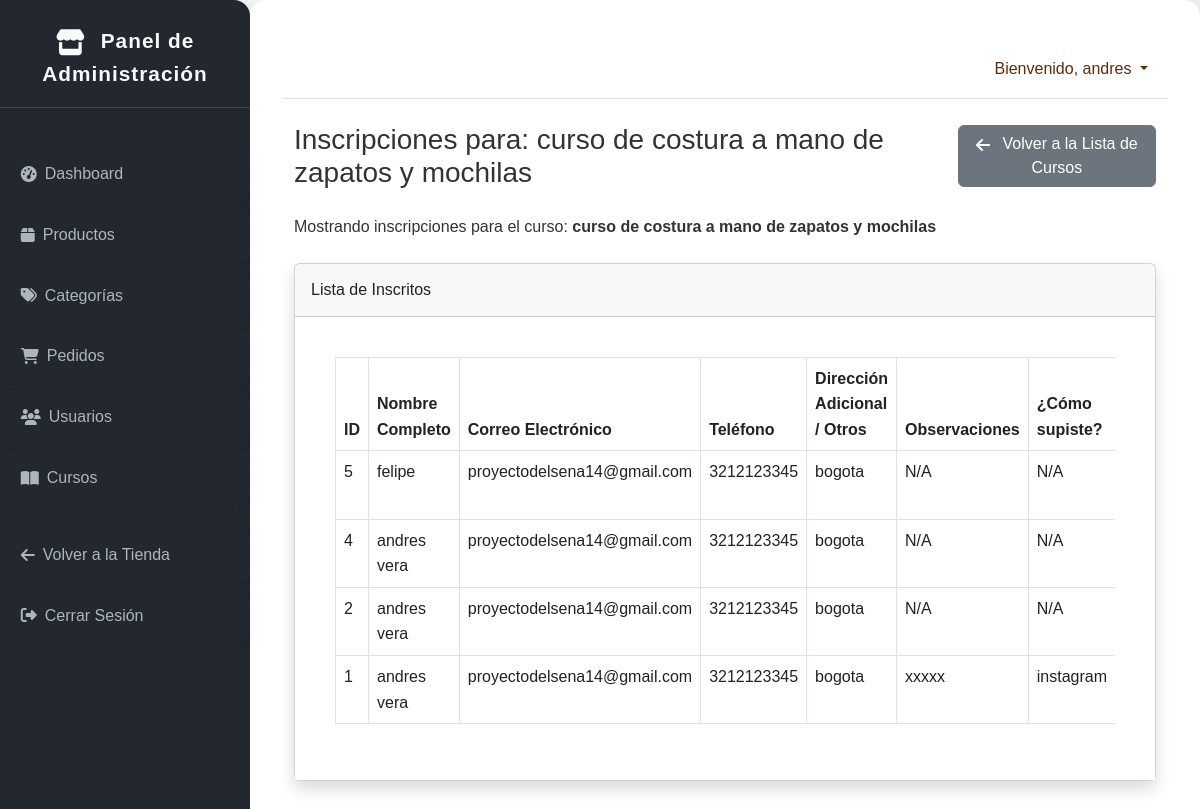
The page /dashboard/cursos/1/inscripciones/ (signed in) on the database its author committed.
### servicios/models.py (models this page shows, shortened)
class Servicio(models.Model):
    nombre = models.CharField(max_length=200)
    slug = models.SlugField(max_length=200, unique=True, help_text="URL amigable (ej: taller-tejido-basico)")
    descripcion_corta = models.TextField(blank=True, help_text="Breve resumen del servicio")
    descripcion_larga = models.TextField()
    precio_referencia = models.DecimalField(max_digits=10, decimal_places=2, blank=True, null=True, help_text="Precio estimado o desde")
    imagen = models.ImageField(upload_to='servicios/', blank=True, null=True)
    disponible = models.BooleanField(default=True)
    creado = models.DateTimeField(auto_now_add=True)
    actualizado = models.DateTimeField(auto_now=True)
    class Meta:
        verbose_name_plural = "Servicios" # Podríamos cambiarlo a "Cursos" si quieres renombrar el modelo Servicio
        ordering = ['nombre']

class InscripcionCurso(models.Model):
    curso = models.ForeignKey(Servicio, on_delete=models.CASCADE, related_name='inscripciones')
    nombre_completo = models.CharField(max_length=150)
    correo_electronico = models.EmailField()
    telefono = models.CharField(max_length=20, blank=True, null=True)
    direccion_adicional = models.TextField(blank=True, help_text="Dirección, ciudad, o cualquier otro detalle de contacto.")
    observaciones = models.TextField(blank=True, help_text="Observaciones o preguntas adicionales del inscrito.")
    como_supo_del_curso = models.CharField(max_length=100, blank=True, help_text="¿De dónde supiste del curso?")
    fecha_inscripcion = models.DateTimeField(auto_now_add=True) # Fecha y hora de la inscripción
    class Meta:
        verbose_name_plural = "Inscripciones a Cursos" # Nombre que aparecerá en el admin
        ordering = ['-fecha_inscripcion'] # Ordena las inscripciones por fecha, las más recientes primero

### core/views.py (the view)
# urls.py: path('dashboard/cursos/<int:pk>/inscripciones/', views.inscripciones_curso_admin, name='inscripciones_curso_admin'),
@admin_required(login_url='core:login')
def inscripciones_curso_admin(request, pk):
    curso = get_object_or_404(Servicio, pk=pk)
    inscripciones = InscripcionCurso.objects.filter(curso=curso).order_by('-fecha_inscripcion')
    context = {
        'curso': curso,
        'inscripciones': inscripciones,
        'titulo_pagina': f'Inscripciones para: {curso.nombre}',
    }
    return render(request, 'core/dashboard_inscripciones_curso.html', context) # Ruta de plantilla en core

### core/context_processors.py (called while the page is built)
def cart_item_count(request):
    cart = request.session.get('cart', {})
    total_items = sum(item_data.get('cantidad', 0) for item_data in cart.values())
    return {'cart_item_count': total_items}

### core/views.py (called while the page is built)
def is_admin_user(user):
    if user.is_authenticated:
        return user.is_staff or user.is_superuser or user.groups.filter(name='Administradores').exists()
    return False

### core/templates/core/dashboard_inscripciones_curso.html (shortened to what this page needs)
{% extends 'core/dashboard_base.html' %}
{% block dashboard_content %}
<div class="d-flex justify-content-between align-items-center mb-4">
    <h1 class="h3 mb-0 text-gray-800">{{ titulo_pagina }}</h1>
    <a href="{% url 'core:curso_lista_admin' %}" class="btn btn-secondary">
        <i class="fas fa-arrow-left me-2"></i> Volver a la Lista de Cursos
    </a>
</div>
<p class="mb-4">Mostrando inscripciones para el curso: <strong>{{ curso.nombre }}</strong></p>
{% if inscripciones %}
<div class="card shadow mb-4">
    <div class="card-header py-3">
        <h6 class="m-0 font-weight-bold text-primary">Lista de Inscritos</h6>
    </div>
    <div class="card-body">
        <div class="table-responsive">
            <table class="table table-bordered" id="dataTable" width="100%" cellspacing="0">
                <thead>
                    <tr>
                        <th>ID</th>
                        <th>Nombre Completo</th>
                        <th>Correo Electrónico</th>
                        <th>Teléfono</th>
                        <th>Dirección Adicional / Otros</th>
                        <th>Observaciones</th>
                        <th>¿Cómo supiste?</th>
                    </tr>
                </thead>
                <tbody>
                    {% for inscripcion in inscripciones %}
                    <tr>
                        <td>{{ inscripcion.id }}</td>
                        <td>{{ inscripcion.nombre_completo }}</td>
                        <td>{{ inscripcion.correo_electronico }}</td>
                        <td>{{ inscripcion.telefono|default:"N/A" }}</td>
                        <td>{{ inscripcion.direccion_adicional|default:"N/A" }}</td>
                        <td>{{ inscripcion.observaciones|default:"N/A" }}</td>
                        <td>{{ inscripcion.como_supo_del_curso|default:"N/A" }}</td>
                    </tr>
                    {% endfor %}
                </tbody>
            </table>
        </div>
    </div>
</div>
{% else %}
<div class="alert alert-info" role="alert">
    No hay inscripciones para este curso aún.
</div>
{% endif %}
{% endblock %}

### core/templates/core/dashboard_base.html (shortened to what this page needs)
<!DOCTYPE html>
{% load static %}
<html lang="es">
<head>
    <link href="https://cdn.jsdelivr.net/npm/bootstrap@5.3.3/dist/css/bootstrap.min.css" rel="stylesheet" xintegrity="sha384-QWTKZyjpPEjISv5WaRU9OFeRpok6YctnYmDr5pNlyT2bRjXh0JMhjY6hW+ALEwIH">
    <link rel="stylesheet" href="https://cdnjs.cloudflare.com/ajax/libs/font-awesome/6.4.0/css/all.min.css">
    <link rel="stylesheet" href="{% static 'css/style.css' %}">
</head>
<body class="dashboard-body">
        <div id="wrapper" class="dashboard-main">
            <aside id="sidebar-wrapper">
                <div class="sidebar-heading">
                    <i class="fas fa-store fa-lg me-2"></i> Panel de Administración
                </div>
                <nav class="list-group list-group-flush">
                    <a href="{% url 'core:dashboard_home' %}" class="list-group-item list-group-item-action "><i class="fas fa-tachometer-alt me-2"></i> Dashboard</a>
                    <a href="{% url 'core:producto_lista_admin' %}" class="list-group-item list-group-item-action "><i class="fas fa-box me-2"></i> Productos</a>
                    <a href="{% url 'core:categoria_lista_admin' %}" class="list-group-item list-group-item-action "><i class="fas fa-tags me-2"></i> Categorías</a>
                    <a href="{% url 'core:pedido_lista_admin' %}" class="list-group-item list-group-item-action "><i class="fas fa-shopping-cart me-2"></i> Pedidos</a>
                    <a href="{% url 'core:usuario_lista_admin' %}" class="list-group-item list-group-item-action "><i class="fas fa-users me-2"></i> Usuarios</a>
                    <a href="{% url 'core:curso_lista_admin' %}" class="list-group-item list-group-item-action "><i class="fas fa-book-open me-2"></i> Cursos</a>
                    <a href="{% url 'core:home' %}" class="list-group-item list-group-item-action mt-3"><i class="fas fa-arrow-left me-2"></i> Volver a la Tienda</a>
                    <a href="{% url 'core:logout' %}" class="list-group-item list-group-item-action text-danger"><i class="fas fa-sign-out-alt me-2"></i> Cerrar Sesión</a>
                </nav>
            </aside>
            <main id="page-content-wrapper">
                <nav class="navbar navbar-expand-lg navbar-light navbar-admin border-bottom">
                    <div class="container-fluid">
                        <div class="collapse navbar-collapse" id="navbarSupportedContent">
                            <ul class="navbar-nav ms-auto mt-2 mt-lg-0">
                                <li class="nav-item dropdown">
                                    <a class="nav-link dropdown-toggle" href="#" id="navbarDropdown" role="button" data-bs-toggle="dropdown" aria-haspopup="true" aria-expanded="false">
                                        Bienvenido, {{ request.user.username }}
                                    </a>
                                </li>
                            </ul>
                        </div>
                    </div>
                </nav>
                <section class="container-fluid mt-4">
                    {% block dashboard_content %}
                    {% endblock %}
                </section>
            </main>
        </div>
</body>
</html>

### core/static/css/style.css (style rules this page uses)
.dashboard-body .card, .dashboard-body .card * { color: #222 !important; }
body.dashboard-body .dashboard-main { display: flex; min-height: 100vh; flex-direction: row; background: linear-gradient(120deg, #f8fafc 0%, #e9ecef 100%); }
body.dashboard-body #sidebar-wrapper { min-width: 250px; max-width: 250px; height: 100vh; flex-shrink: 0; background: #23272f !important; color: #fff !important; box-shadow: 2px 0 16px rgba(0,0,0,0.10); border-radius: 0 18px 18px 0; padding-top: 2rem; display: flex; flex-direction: column; gap: 1.5rem; }
body.dashboard-body #sidebar-wrapper .sidebar-heading { font-size: 1.4rem; font-weight: 700; letter-spacing: 1px; margin-bottom: 2rem; text-align: center; color: #f8f9fa; border-bottom: 1px solid #444; padding-bottom: 1rem; }
body.dashboard-body #sidebar-wrapper .list-group-item { border-radius: 10px !important; margin-bottom: 0.7rem; transition: background 0.2s, color 0.2s; font-size: 1.08rem; background: #23272f !important; color: #adb5bd !important; border: none !important; box-shadow: 0 2px 8px rgba(0,0,0,0.04); padding: 0.85rem 1.3rem; display: flex; align-items: center; }
body.dashboard-body #page-content-wrapper { flex: 1; height: 100vh; overflow-y: auto; box-sizing: border-box; padding: 2.5rem 2rem 2rem 2rem; background: #fff; border-radius: 18px; box-shadow: 0 2px 18px rgba(0,0,0,0.08); }
body.dashboard-body .dashboard-main { display: flex; flex-direction: row; background: linear-gradient(120deg, #f8fafc 0%, #e9ecef 100%); }
body.dashboard-body #sidebar-wrapper { min-width: 250px; max-width: 250px; height: 100vh; flex-shrink: 0; background: #343a40; color: #fff; box-shadow: 2px 0 16px rgba(0,0,0,0.08); border-radius: 0 16px 16px 0; padding-top: 1.5rem; display: flex; flex-direction: column; gap: 1rem; }
body.dashboard-body #sidebar-wrapper .sidebar-heading { font-size: 1.3rem; font-weight: 600; letter-spacing: 1px; margin-bottom: 1.5rem; text-align: center; color: #f8f9fa; }
body.dashboard-body #sidebar-wrapper .list-group-item { border-radius: 8px; margin-bottom: 0.5rem; transition: background 0.2s, color 0.2s; font-size: 1rem; }
body.dashboard-body #page-content-wrapper { flex: 1; height: 100vh; overflow-y: auto; box-sizing: border-box; padding: 2.5rem 2rem 2rem 2rem; background: #fff; border-radius: 16px; box-shadow: 0 2px 16px rgba(0,0,0,0.06); }
body { display: flex; flex-direction: column; min-height: 100vh; font-family: 'Arial', sans-serif; background-color: #f4f4f4; color: #333; line-height: 1.6; margin: 0; padding: 0; }
a { color: #8B4513; text-decoration: none; }
.nav-link { color: #5A2D0D !important; transition: color 0.3s ease; }
.card-body { padding: 40px; background-color: #ffffff; }
.fa, .fas, .fab { vertical-align: middle; }

### rows shown on the page
Servicio: nombre "curso de costura a mano de zapatos y mochilas"
InscripcionCurso: id "5", nombre_completo "felipe", correo_electronico "proyectodelsena14@gmail.com", telefono "3212123345", direccion_adicional "bogota", observaciones "N/A", como_supo_del_curso "N/A"
InscripcionCurso: id "4", nombre_completo "andres vera", correo_electronico "proyectodelsena14@gmail.com", telefono "3212123345", direccion_adicional "bogota", observaciones "N/A", como_supo_del_curso "N/A"
InscripcionCurso: id "2", nombre_completo "andres vera", correo_electronico "proyectodelsena14@gmail.com", telefono "3212123345", direccion_adicional "bogota", observaciones "N/A", como_supo_del_curso "N/A"
InscripcionCurso: id "1", nombre_completo "andres vera", correo_electronico "proyectodelsena14@gmail.com", telefono "3212123345", direccion_adicional "bogota", observaciones "xxxxx", como_supo_del_curso "instagram"

### other values the page prints
{{ request.user.username }} "andres"
{{ titulo_pagina }} "Inscripciones para: curso de costura a mano de zapatos y mochilas"
